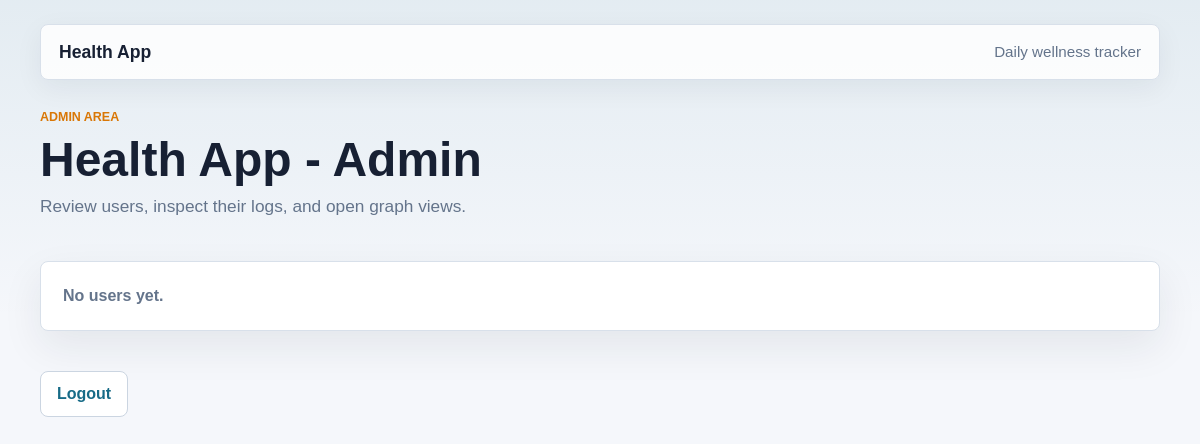
The page /admin on the database as committed earlier.
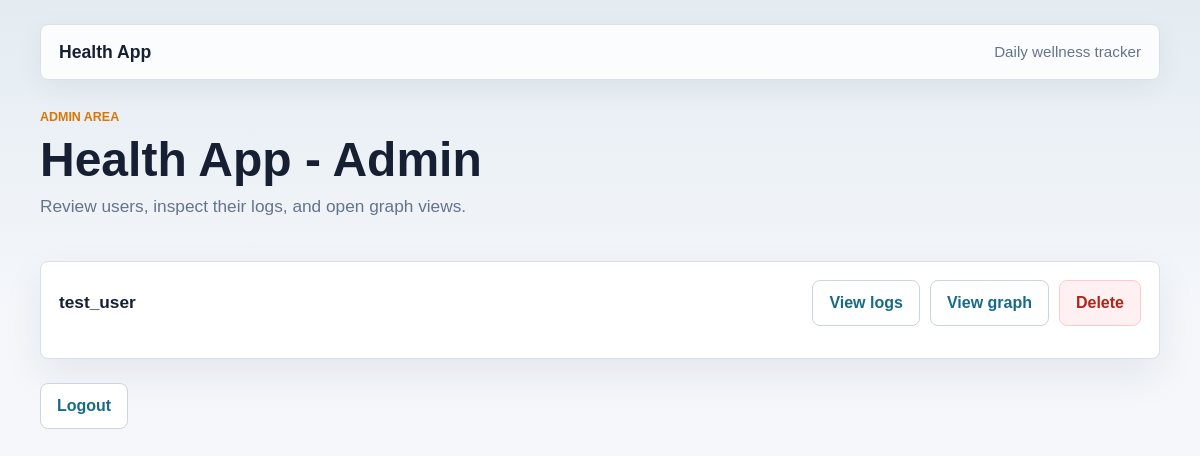
The same page on the database as committed later.
### app/models.py (models this page shows)
class User(db.Model):
    id = db.Column(db.Integer, primary_key=True)
    username = db.Column(db.String(80), unique=True, nullable=False)
    health_logs = db.relationship(
        "UserHealthLog",
        back_populates="user",
        cascade="all, delete-orphan"
    )

### app/routes.py (the view)
@app.route("/admin")
def admin():
    users = User.query.order_by(User.username.asc()).all()
    return render_template("admin.html", users=users)

### app/templates/admin.html
{% extends "base.html" %}
{% block content %}
    <section class="page-heading">
        <p class="eyebrow">Admin area</p>
        <h1>Health App - Admin</h1>
        <p class="lead">Review users, inspect their logs, and open graph views.</p>
    </section>
    <section class="user-list">
        {% for user in users %}
            <article class="user-card">
                <div class="user-card__header">
                    <p class="user-name">{{ user.username }}</p>
                    <div class="card-actions">
                        <a class="button button-secondary" href="{{ url_for('admin_user_logs', user_id=user.id) }}">View logs</a>
                        <a class="button button-secondary" href="{{ url_for('admin_user_graph', user_id=user.id) }}">View graph</a>
                        <a class="button button-danger" href="{{ url_for('delete_user', user_id=user.id) }}">Delete</a>
                    </div>
                </div>
            </article>
            {% else %}
                <p class="empty-state">No users yet.</p>
        {% endfor %}
    </section>
    <div class="action-row">
        <a class="button button-secondary" href="{{ url_for('logout') }}">Logout</a>
    </div>
{% endblock %}

Rows that differ between the two databases and show on the page:
added User: username "test_user"
Other text that changed with them:
text no longer shown: "No users yet."
